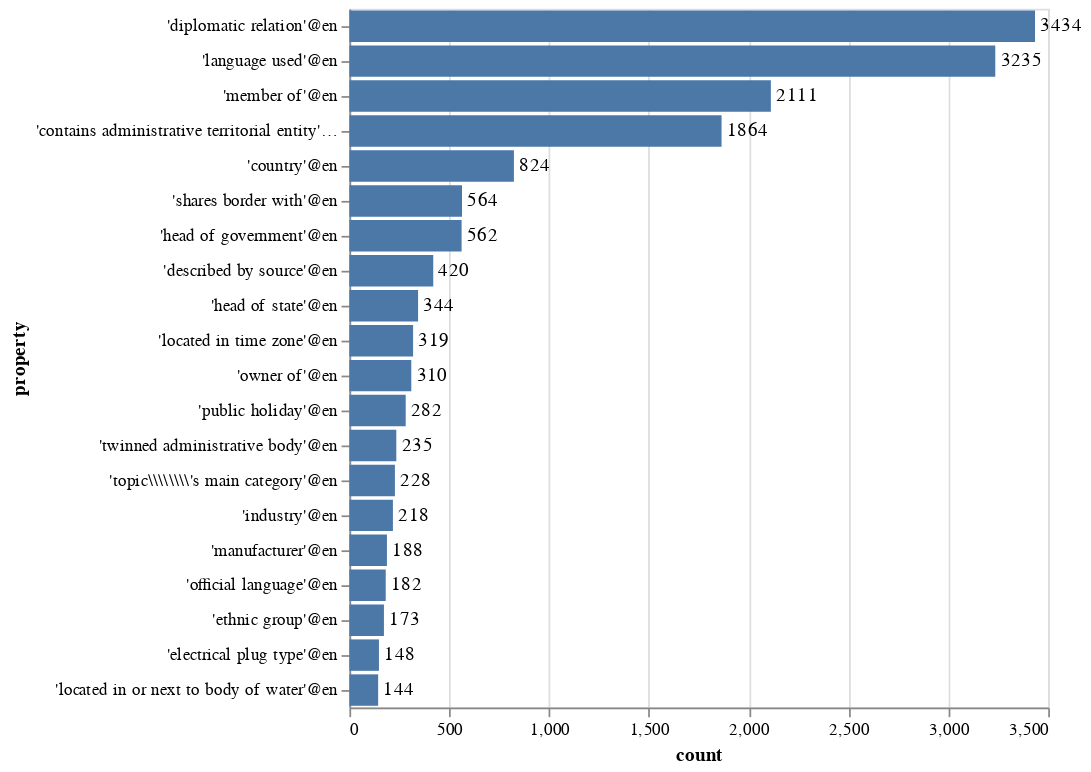

Notebook code cell kept with this figure:
### Code cell
bar_chart(_, 'count', 'property')

### Figure 1 — Vega-Lite specification as saved in the notebook (floating-point values rounded to 4 significant figures)
{"config": {"view": {"continuousWidth": 400, "continuousHeight": 300}}, "layer": [{"mark": "bar", "encoding": {"x": {"type": "quantitative", "field": "count"}, "y": {"type": "nominal", "field": "property", "sort": "-x"}}}, {"mark": {"type": "text", "align": "left", "baseline": "middle", "dx": 3}, "encoding": {"text": {"type": "quantitative", "field": "count"}, "x": {"type": "quantitative", "field": "count"}, "y": {"type": "nominal", "field": "property", "sort": "-x"}}}], "data": {"name": "data-1eb1db098f0a263115aca35caac4b137"}, "$schema": "https://vega.github.io/schema/vega-lite/v4.8.1.json", "datasets": {"data-1eb1db098f0a263115aca35caac4b137": [{"property": "'diplomatic relation'@en", "property.1": "P530", "count": 3434}, {"property": "'language used'@en", "property.1": "P2936", "count": 3235}, {"property": "'member of'@en", "property.1": "P463", "count": 2111}, {"property": "'contains administrative territorial entity'@en", "property.1": "P150", "count": 1864}, {"property": "'country'@en", "property.1": "P17", "count": 824}, {"property": "'shares border with'@en", "property.1": "P47", "count": 564}, {"property": "'head of government'@en", "property.1": "P6", "count": 562}, {"property": "'described by source'@en", "property.1": "P1343", "count": 420}, {"property": "'head of state'@en", "property.1": "P35", "count": 344}, {"property": "'located in time zone'@en", "property.1": "P421", "count": 319}, {"property": "'owner of'@en", "property.1": "P1830", "count": 310}, {"property": "'public holiday'@en", "property.1": "P832", "count": 282}, {"property": "'twinned administrative body'@en", "property.1": "P190", "count": 235}, {"property": "'topic\\\\\\\\\\\\\\\\'s main category'@en", "property.1": "P910", "count": 228}, {"property": "'industry'@en", "property.1": "P452", "count": 218}, {"property": "'manufacturer'@en", "property.1": "P176", "count": 188}, {"property": "'official language'@en", "property.1": "P37", "count": 182}, {"property": "'ethnic group'@en", "property.1": "P172", "count": 173}, {"property": "'electrical plug type'@en", "property.1": "P2853", "count": 148}, {"property": "'located in or next to body of water'@en", "property.1": "P206", "count": 144}]}}
